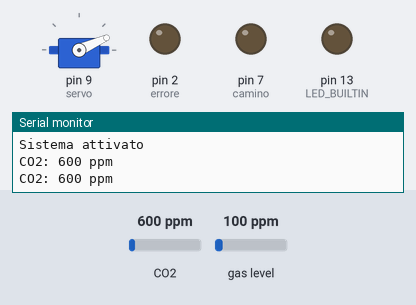
The sketch below on a simulated Arduino Uno, built with avr-gcc and run on an emulated ATmega328P. Parts: servo, output pins drawn as LEDs (lit = HIGH), the last lines printed to the serial monitor. The test bench sets the inputs (shaded band); at power-on: CO2 600 ppm, gas level 100 ppm.

Above: at 1.2 s.
1.3 s: CO2 set to 954 ppm
3.2 s: CO2 set to 1038 ppm
At 4.16 s:
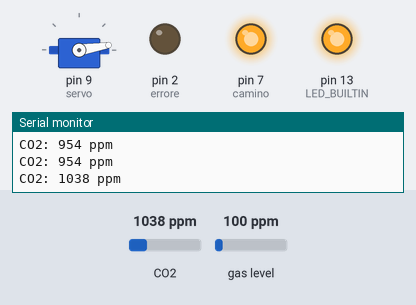
At 6.6 s:
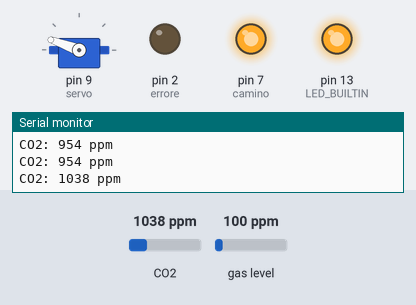
6.7 s: CO2 set to 452 ppm
At 10.9 s:
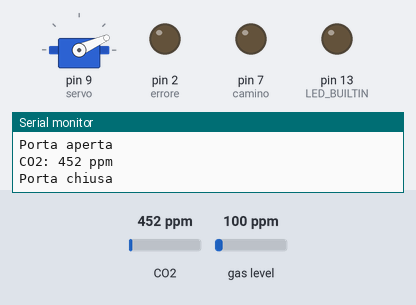
Timing chart, 0 to 12.4 s (numbered marks = the images above; inputs shaded):
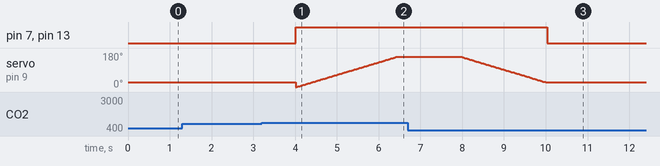

Measured:
- the behaviour switches between 999 and 1000 ppm on CO2 (found by bisection; images 0 and 1)
- after the input at 3.2 s, pin 7 (camino), pin 13 (LED_BUILTIN): LOW → HIGH after 0.81 s
- after the input at 6.7 s, pin 7 (camino), pin 13 (LED_BUILTIN): HIGH → LOW after 3.3 s

The sketch:

Casa-Legno.ino
```cpp
/*
  |\   |    /\    | |\  /|
  | \  |   /__\   | | \/ |
  |  \ |  /    \  | |    |
  |   \| /      \ | |    |
                   __   ___             ______   ______
  |\  /|    /\    |  \ |   \     /\    /        /        |
  | \/ |   /__\   |__/ |    \   /__\   \______  \______  |
  |    |  /    \  |\   |    /  /    \         \        \ |
  |    | /      \ | \  |___/  /      \ _______/ _______/ |
*/
#include <Wire.h>            //Librerie
#include <SparkFunCCS811.h>  //Click here to get the library: http://librarymanager/All#SparkFun_CCS811
#include <Servo.h>
#define CCS811_ADDR 0x5B       //Default I2C Address.
CCS811 myCCS811(CCS811_ADDR);  // "nome " per evocare il comando.
Servo myPorta;
//Nomi dei pin
bool NPN;            //Transistror digitale.
#define servo 9      //pin del servo.
#define camino 7     //Un semplice led giallo.
#define errore 2     //Led che si attiva quando un cavo del sensore è sconesso.
#define limite 1000  //Limite di particellle di CO2 per milione [ppm].
int maniglia = 0;    //Posizione del servo.
void controllo() {
  Serial.begin(115200);
  pinMode(errore, OUTPUT);
  Wire.begin();
  if (myCCS811.begin() == false) {  //Se sensore non parte...
    Serial.print("Controllare cavi");
    while (myCCS811.begin() == false) digitalWrite(errore, HIGH);  //...accendere Led mentre sensore non parte.
    Serial.println();
    digitalWrite(errore, LOW);
  }
}

void attivazione() {
  Serial.println("link per codice e per proiezione ortogonale:");
  Serial.println("https://github.com/ThemisterNaim/Casa-di-legno-CO2");
  Serial.println();
  pinMode(servo, OUTPUT);
  pinMode(LED_BUILTIN, OUTPUT);
  digitalWrite(LED_BUILTIN, LOW);
  pinMode(camino, OUTPUT);
  myPorta.attach(servo);
  NPN = 0;

  myPorta.write(24);
  Serial.println("Sistema attivato");
  while (myCCS811.dataAvailable() == false) {};  //Serve per prevenire la registrazione del falso positivo dato all'avvio
}

void aprire() {
  if (NPN == 0) {
    digitalWrite(LED_BUILTIN, HIGH);
    digitalWrite(camino, HIGH);
    digitalWrite(NPN, HIGH);   //Attiva il transistor che collega il ground al servo
    while (maniglia <= 160) {  //Gira il Serv
      myPorta.write(maniglia);
      delay(15);
      maniglia++;
    }
    NPN = 1;
    delay(500);
    Serial.println("Porta aperta");
  }
}
void chiudere() {
  if (NPN == 1) {
    while (maniglia >= 24) {  //Gira il servo di 90° in senso anti orario per chiudere la servo
      myPorta.write(maniglia);
      delay(15);
      maniglia--;
    }

    Serial.println("Porta chiusa");
    delay(10);
    digitalWrite(camino, LOW);
    digitalWrite(LED_BUILTIN, LOW);
    NPN = 0;
  }
}

void setup() {
  controllo();
  attivazione();
}

void loop() {

  if (myCCS811.dataAvailable()) {  //Se sono stati registrati i dati

    myCCS811.readAlgorithmResults();  //legge i dati registrati
    int co2 = myCCS811.getCO2();      //assegna ad una variabile il valore della CO2
    Serial.print("CO2: ");
    Serial.print(co2);
    Serial.print(" ppm");
    Serial.println();

    if (co2 >= limite) aprire();  //se il valore della CO2 è maggiore di 1000

    else chiudere();

    Serial.println();
    delay(1000);  //Non si deve usare costantemente il bus I2C
  } else {
    if (myCCS811.dataAvailable() == false) setup();
    Serial.println();
  }
}
```
